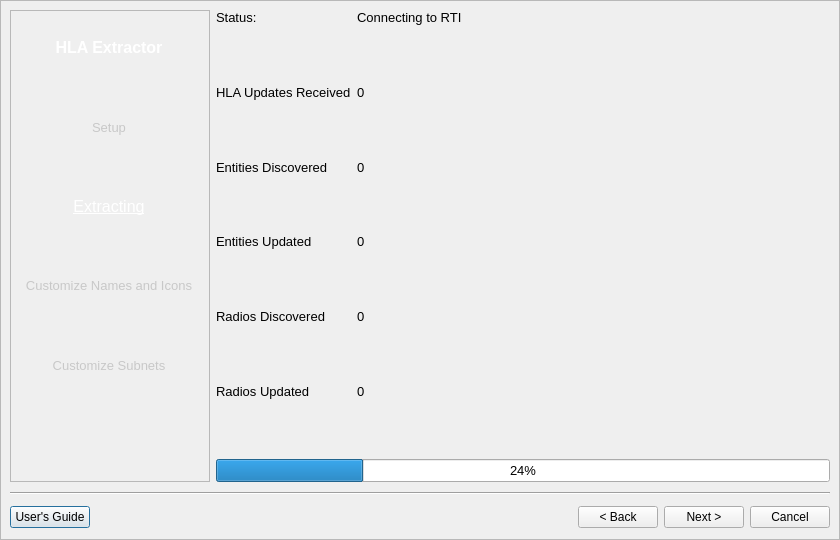
<?xml version="1.0" encoding="UTF-8"?>
<ui version="4.0">
 <class>Extract</class>
 <widget class="QDialog" name="Extract">
  <property name="geometry">
   <rect>
    <x>0</x>
    <y>0</y>
    <width>840</width>
    <height>540</height>
   </rect>
  </property>
  <property name="windowTitle">
   <string>HLA Extractor Step 2 - Extracting</string>
  </property>
  <layout class="QVBoxLayout" name="verticalLayout_2">
   <property name="margin">
    <number>0</number>
   </property>
   <item>
    <widget class="QFrame" name="WizardBase">
     <property name="sizePolicy">
      <sizepolicy hsizetype="Expanding" vsizetype="Expanding">
       <horstretch>0</horstretch>
       <verstretch>0</verstretch>
      </sizepolicy>
     </property>
     <property name="frameShape">
      <enum>QFrame::StyledPanel</enum>
     </property>
     <property name="frameShadow">
      <enum>QFrame::Sunken</enum>
     </property>
     <layout class="QVBoxLayout" name="verticalLayout_4">
      <item>
       <layout class="QHBoxLayout" name="horizontalLayout">
        <item>
         <widget class="GradientFrame" name="Frame">
          <property name="sizePolicy">
           <sizepolicy hsizetype="Fixed" vsizetype="Expanding">
            <horstretch>0</horstretch>
            <verstretch>0</verstretch>
           </sizepolicy>
          </property>
          <property name="minimumSize">
           <size>
            <width>200</width>
            <height>0</height>
           </size>
          </property>
          <property name="maximumSize">
           <size>
            <width>200</width>
            <height>16777215</height>
           </size>
          </property>
          <property name="font">
           <font>
            <pointsize>10</pointsize>
           </font>
          </property>
          <property name="windowTitle">
           <string>Frame</string>
          </property>
          <property name="frameShape">
           <enum>QFrame::StyledPanel</enum>
          </property>
          <property name="frameShadow">
           <enum>QFrame::Sunken</enum>
          </property>
          <property name="lineWidth">
           <number>0</number>
          </property>
          <layout class="QVBoxLayout" name="verticalLayout">
           <property name="margin">
            <number>0</number>
           </property>
           <item>
            <widget class="ShadowLabel" name="title">
             <property name="sizePolicy">
              <sizepolicy hsizetype="Fixed" vsizetype="Preferred">
               <horstretch>0</horstretch>
               <verstretch>0</verstretch>
              </sizepolicy>
             </property>
             <property name="minimumSize">
              <size>
               <width>196</width>
               <height>0</height>
              </size>
             </property>
             <property name="maximumSize">
              <size>
               <width>196</width>
               <height>16777215</height>
              </size>
             </property>
             <property name="palette">
              <palette>
               <active>
                <colorrole role="WindowText">
                 <brush brushstyle="SolidPattern">
                  <color alpha="255">
                   <red>255</red>
                   <green>255</green>
                   <blue>255</blue>
                  </color>
                 </brush>
                </colorrole>
               </active>
               <inactive>
                <colorrole role="WindowText">
                 <brush brushstyle="SolidPattern">
                  <color alpha="255">
                   <red>255</red>
                   <green>255</green>
                   <blue>255</blue>
                  </color>
                 </brush>
                </colorrole>
               </inactive>
               <disabled>
                <colorrole role="WindowText">
                 <brush brushstyle="SolidPattern">
                  <color alpha="255">
                   <red>106</red>
                   <green>104</green>
                   <blue>100</blue>
                  </color>
                 </brush>
                </colorrole>
               </disabled>
              </palette>
             </property>
             <property name="font">
              <font>
               <pointsize>12</pointsize>
               <weight>75</weight>
               <bold>true</bold>
              </font>
             </property>
             <property name="text">
              <string>HLA Extractor</string>
             </property>
             <property name="alignment">
              <set>Qt::AlignCenter</set>
             </property>
            </widget>
           </item>
           <item>
            <widget class="ShadowLabel" name="step1">
             <property name="sizePolicy">
              <sizepolicy hsizetype="Fixed" vsizetype="Preferred">
               <horstretch>0</horstretch>
               <verstretch>0</verstretch>
              </sizepolicy>
             </property>
             <property name="minimumSize">
              <size>
               <width>196</width>
               <height>0</height>
              </size>
             </property>
             <property name="maximumSize">
              <size>
               <width>196</width>
               <height>16777215</height>
              </size>
             </property>
             <property name="palette">
              <palette>
               <active>
                <colorrole role="WindowText">
                 <brush brushstyle="SolidPattern">
                  <color alpha="255">
                   <red>200</red>
                   <green>200</green>
                   <blue>200</blue>
                  </color>
                 </brush>
                </colorrole>
               </active>
               <inactive>
                <colorrole role="WindowText">
                 <brush brushstyle="SolidPattern">
                  <color alpha="255">
                   <red>200</red>
                   <green>200</green>
                   <blue>200</blue>
                  </color>
                 </brush>
                </colorrole>
               </inactive>
               <disabled>
                <colorrole role="WindowText">
                 <brush brushstyle="SolidPattern">
                  <color alpha="255">
                   <red>106</red>
                   <green>104</green>
                   <blue>100</blue>
                  </color>
                 </brush>
                </colorrole>
               </disabled>
              </palette>
             </property>
             <property name="text">
              <string>Setup</string>
             </property>
             <property name="alignment">
              <set>Qt::AlignCenter</set>
             </property>
             <property name="wordWrap">
              <bool>true</bool>
             </property>
            </widget>
           </item>
           <item>
            <widget class="ShadowLabel" name="step2">
             <property name="sizePolicy">
              <sizepolicy hsizetype="Fixed" vsizetype="Preferred">
               <horstretch>0</horstretch>
               <verstretch>0</verstretch>
              </sizepolicy>
             </property>
             <property name="minimumSize">
              <size>
               <width>196</width>
               <height>0</height>
              </size>
             </property>
             <property name="maximumSize">
              <size>
               <width>196</width>
               <height>16777215</height>
              </size>
             </property>
             <property name="palette">
              <palette>
               <active>
                <colorrole role="WindowText">
                 <brush brushstyle="SolidPattern">
                  <color alpha="255">
                   <red>255</red>
                   <green>255</green>
                   <blue>255</blue>
                  </color>
                 </brush>
                </colorrole>
               </active>
               <inactive>
                <colorrole role="WindowText">
                 <brush brushstyle="SolidPattern">
                  <color alpha="255">
                   <red>255</red>
                   <green>255</green>
                   <blue>255</blue>
                  </color>
                 </brush>
                </colorrole>
               </inactive>
               <disabled>
                <colorrole role="WindowText">
                 <brush brushstyle="SolidPattern">
                  <color alpha="255">
                   <red>106</red>
                   <green>104</green>
                   <blue>100</blue>
                  </color>
                 </brush>
                </colorrole>
               </disabled>
              </palette>
             </property>
             <property name="font">
              <font>
               <pointsize>12</pointsize>
               <underline>true</underline>
              </font>
             </property>
             <property name="frameShape">
              <enum>QFrame::NoFrame</enum>
             </property>
             <property name="frameShadow">
              <enum>QFrame::Plain</enum>
             </property>
             <property name="text">
              <string>Extracting</string>
             </property>
             <property name="alignment">
              <set>Qt::AlignCenter</set>
             </property>
             <property name="wordWrap">
              <bool>true</bool>
             </property>
            </widget>
           </item>
           <item>
            <widget class="ShadowLabel" name="step3">
             <property name="sizePolicy">
              <sizepolicy hsizetype="Fixed" vsizetype="Preferred">
               <horstretch>0</horstretch>
               <verstretch>0</verstretch>
              </sizepolicy>
             </property>
             <property name="minimumSize">
              <size>
               <width>196</width>
               <height>0</height>
              </size>
             </property>
             <property name="maximumSize">
              <size>
               <width>196</width>
               <height>16777215</height>
              </size>
             </property>
             <property name="palette">
              <palette>
               <active>
                <colorrole role="WindowText">
                 <brush brushstyle="SolidPattern">
                  <color alpha="255">
                   <red>200</red>
                   <green>200</green>
                   <blue>200</blue>
                  </color>
                 </brush>
                </colorrole>
               </active>
               <inactive>
                <colorrole role="WindowText">
                 <brush brushstyle="SolidPattern">
                  <color alpha="255">
                   <red>200</red>
                   <green>200</green>
                   <blue>200</blue>
                  </color>
                 </brush>
                </colorrole>
               </inactive>
               <disabled>
                <colorrole role="WindowText">
                 <brush brushstyle="SolidPattern">
                  <color alpha="255">
                   <red>106</red>
                   <green>104</green>
                   <blue>100</blue>
                  </color>
                 </brush>
                </colorrole>
               </disabled>
              </palette>
             </property>
             <property name="text">
              <string>Customize Names and Icons</string>
             </property>
             <property name="alignment">
              <set>Qt::AlignCenter</set>
             </property>
             <property name="wordWrap">
              <bool>true</bool>
             </property>
            </widget>
           </item>
           <item>
            <widget class="ShadowLabel" name="step4">
             <property name="sizePolicy">
              <sizepolicy hsizetype="Fixed" vsizetype="Preferred">
               <horstretch>0</horstretch>
               <verstretch>0</verstretch>
              </sizepolicy>
             </property>
             <property name="minimumSize">
              <size>
               <width>196</width>
               <height>0</height>
              </size>
             </property>
             <property name="maximumSize">
              <size>
               <width>196</width>
               <height>16777215</height>
              </size>
             </property>
             <property name="palette">
              <palette>
               <active>
                <colorrole role="WindowText">
                 <brush brushstyle="SolidPattern">
                  <color alpha="255">
                   <red>200</red>
                   <green>200</green>
                   <blue>200</blue>
                  </color>
                 </brush>
                </colorrole>
               </active>
               <inactive>
                <colorrole role="WindowText">
                 <brush brushstyle="SolidPattern">
                  <color alpha="255">
                   <red>200</red>
                   <green>200</green>
                   <blue>200</blue>
                  </color>
                 </brush>
                </colorrole>
               </inactive>
               <disabled>
                <colorrole role="WindowText">
                 <brush brushstyle="SolidPattern">
                  <color alpha="255">
                   <red>106</red>
                   <green>104</green>
                   <blue>100</blue>
                  </color>
                 </brush>
                </colorrole>
               </disabled>
              </palette>
             </property>
             <property name="text">
              <string>Customize Subnets</string>
             </property>
             <property name="alignment">
              <set>Qt::AlignCenter</set>
             </property>
             <property name="wordWrap">
              <bool>true</bool>
             </property>
            </widget>
           </item>
           <item>
            <widget class="QLabel" name="logo">
             <property name="sizePolicy">
              <sizepolicy hsizetype="Fixed" vsizetype="Preferred">
               <horstretch>0</horstretch>
               <verstretch>0</verstretch>
              </sizepolicy>
             </property>
             <property name="minimumSize">
              <size>
               <width>200</width>
               <height>0</height>
              </size>
             </property>
             <property name="maximumSize">
              <size>
               <width>200</width>
               <height>16777215</height>
              </size>
             </property>
             <property name="text">
              <string/>
             </property>
             <property name="pixmap">
              <pixmap resource="Extractor.qrc">:/background.png</pixmap>
             </property>
            </widget>
           </item>
          </layout>
         </widget>
        </item>
        <item>
         <layout class="QVBoxLayout" name="verticalLayout_3">
          <item>
           <layout class="QGridLayout" name="gridLayout">
            <item row="0" column="1">
             <widget class="QLabel" name="status">
              <property name="font">
               <font>
                <pointsize>10</pointsize>
                <weight>50</weight>
                <bold>false</bold>
               </font>
              </property>
              <property name="text">
               <string>Connecting to RTI</string>
              </property>
              <property name="alignment">
               <set>Qt::AlignLeading|Qt::AlignLeft|Qt::AlignTop</set>
              </property>
              <property name="wordWrap">
               <bool>true</bool>
              </property>
             </widget>
            </item>
            <item row="1" column="1">
             <widget class="QLabel" name="updatesReceived">
              <property name="font">
               <font>
                <pointsize>10</pointsize>
               </font>
              </property>
              <property name="text">
               <string>0</string>
              </property>
              <property name="alignment">
               <set>Qt::AlignLeading|Qt::AlignLeft|Qt::AlignTop</set>
              </property>
             </widget>
            </item>
            <item row="2" column="1">
             <widget class="QLabel" name="entitiesDiscovered">
              <property name="font">
               <font>
                <pointsize>10</pointsize>
               </font>
              </property>
              <property name="text">
               <string>0</string>
              </property>
              <property name="alignment">
               <set>Qt::AlignLeading|Qt::AlignLeft|Qt::AlignTop</set>
              </property>
             </widget>
            </item>
            <item row="3" column="1">
             <widget class="QLabel" name="entitiesUpdated">
              <property name="font">
               <font>
                <pointsize>10</pointsize>
               </font>
              </property>
              <property name="text">
               <string>0</string>
              </property>
              <property name="alignment">
               <set>Qt::AlignLeading|Qt::AlignLeft|Qt::AlignTop</set>
              </property>
             </widget>
            </item>
            <item row="4" column="1">
             <widget class="QLabel" name="radiosDiscovered">
              <property name="font">
               <font>
                <pointsize>10</pointsize>
               </font>
              </property>
              <property name="text">
               <string>0</string>
              </property>
              <property name="alignment">
               <set>Qt::AlignLeading|Qt::AlignLeft|Qt::AlignTop</set>
              </property>
             </widget>
            </item>
            <item row="5" column="1">
             <widget class="QLabel" name="radiosUpdated">
              <property name="font">
               <font>
                <pointsize>10</pointsize>
               </font>
              </property>
              <property name="text">
               <string>0</string>
              </property>
              <property name="alignment">
               <set>Qt::AlignLeading|Qt::AlignLeft|Qt::AlignTop</set>
              </property>
             </widget>
            </item>
            <item row="0" column="0">
             <widget class="QLabel" name="label">
              <property name="sizePolicy">
               <sizepolicy hsizetype="Maximum" vsizetype="Preferred">
                <horstretch>0</horstretch>
                <verstretch>0</verstretch>
               </sizepolicy>
              </property>
              <property name="font">
               <font>
                <pointsize>10</pointsize>
               </font>
              </property>
              <property name="text">
               <string>Status:</string>
              </property>
              <property name="alignment">
               <set>Qt::AlignLeading|Qt::AlignLeft|Qt::AlignTop</set>
              </property>
             </widget>
            </item>
            <item row="1" column="0">
             <widget class="QLabel" name="label_2">
              <property name="sizePolicy">
               <sizepolicy hsizetype="Maximum" vsizetype="Preferred">
                <horstretch>0</horstretch>
                <verstretch>0</verstretch>
               </sizepolicy>
              </property>
              <property name="font">
               <font>
                <pointsize>10</pointsize>
               </font>
              </property>
              <property name="text">
               <string>HLA Updates Received</string>
              </property>
              <property name="alignment">
               <set>Qt::AlignLeading|Qt::AlignLeft|Qt::AlignTop</set>
              </property>
             </widget>
            </item>
            <item row="2" column="0">
             <widget class="QLabel" name="label_3">
              <property name="sizePolicy">
               <sizepolicy hsizetype="Maximum" vsizetype="Preferred">
                <horstretch>0</horstretch>
                <verstretch>0</verstretch>
               </sizepolicy>
              </property>
              <property name="font">
               <font>
                <pointsize>10</pointsize>
               </font>
              </property>
              <property name="text">
               <string>Entities Discovered</string>
              </property>
              <property name="alignment">
               <set>Qt::AlignLeading|Qt::AlignLeft|Qt::AlignTop</set>
              </property>
             </widget>
            </item>
            <item row="3" column="0">
             <widget class="QLabel" name="label_4">
              <property name="sizePolicy">
               <sizepolicy hsizetype="Maximum" vsizetype="Preferred">
                <horstretch>0</horstretch>
                <verstretch>0</verstretch>
               </sizepolicy>
              </property>
              <property name="font">
               <font>
                <pointsize>10</pointsize>
               </font>
              </property>
              <property name="text">
               <string>Entities Updated	</string>
              </property>
              <property name="alignment">
               <set>Qt::AlignLeading|Qt::AlignLeft|Qt::AlignTop</set>
              </property>
             </widget>
            </item>
            <item row="4" column="0">
             <widget class="QLabel" name="label_5">
              <property name="sizePolicy">
               <sizepolicy hsizetype="Maximum" vsizetype="Preferred">
                <horstretch>0</horstretch>
                <verstretch>0</verstretch>
               </sizepolicy>
              </property>
              <property name="font">
               <font>
                <pointsize>10</pointsize>
               </font>
              </property>
              <property name="text">
               <string>Radios Discovered</string>
              </property>
              <property name="alignment">
               <set>Qt::AlignLeading|Qt::AlignLeft|Qt::AlignTop</set>
              </property>
             </widget>
            </item>
            <item row="5" column="0">
             <widget class="QLabel" name="label_6">
              <property name="sizePolicy">
               <sizepolicy hsizetype="Maximum" vsizetype="Preferred">
                <horstretch>0</horstretch>
                <verstretch>0</verstretch>
               </sizepolicy>
              </property>
              <property name="font">
               <font>
                <pointsize>10</pointsize>
               </font>
              </property>
              <property name="text">
               <string>Radios Updated</string>
              </property>
              <property name="alignment">
               <set>Qt::AlignLeading|Qt::AlignLeft|Qt::AlignTop</set>
              </property>
             </widget>
            </item>
           </layout>
          </item>
          <item>
           <widget class="QProgressBar" name="progressBar">
            <property name="font">
             <font>
              <pointsize>10</pointsize>
             </font>
            </property>
            <property name="value">
             <number>24</number>
            </property>
            <property name="invertedAppearance">
             <bool>false</bool>
            </property>
           </widget>
          </item>
         </layout>
        </item>
       </layout>
      </item>
      <item>
       <widget class="Line" name="line">
        <property name="sizePolicy">
         <sizepolicy hsizetype="Expanding" vsizetype="Fixed">
          <horstretch>0</horstretch>
          <verstretch>0</verstretch>
         </sizepolicy>
        </property>
        <property name="minimumSize">
         <size>
          <width>10</width>
          <height>10</height>
         </size>
        </property>
        <property name="orientation">
         <enum>Qt::Horizontal</enum>
        </property>
       </widget>
      </item>
      <item>
       <layout class="QHBoxLayout">
        <item>
         <widget class="QPushButton" name="UsersGuide">
          <property name="toolTip">
           <string>&lt;html&gt;&lt;head&gt;&lt;meta name=&quot;qrichtext&quot; content=&quot;1&quot; /&gt;&lt;style type=&quot;text/css&quot;&gt;
p, li { white-space: pre-wrap; }
&lt;/style&gt;&lt;/head&gt;&lt;body style=&quot; font-family:'MS Shell Dlg 2'; font-size:8.25pt; font-weight:400; font-style:normal;&quot;&gt;
&lt;p style=&quot; margin-top:0px; margin-bottom:0px; margin-left:0px; margin-right:0px; -qt-block-indent:0; text-indent:0px;&quot;&gt;Open the HLA Extractor User's Guide.&lt;/p&gt;&lt;/body&gt;&lt;/html&gt;</string>
          </property>
          <property name="text">
           <string>User's Guide</string>
          </property>
         </widget>
        </item>
        <item>
         <spacer>
          <property name="orientation">
           <enum>Qt::Horizontal</enum>
          </property>
          <property name="sizeHint" stdset="0">
           <size>
            <width>331</width>
            <height>26</height>
           </size>
          </property>
         </spacer>
        </item>
        <item>
         <widget class="QPushButton" name="Back">
          <property name="toolTip">
           <string>&lt;html&gt;&lt;head&gt;&lt;meta name=&quot;qrichtext&quot; content=&quot;1&quot; /&gt;&lt;style type=&quot;text/css&quot;&gt;
p, li { white-space: pre-wrap; }
&lt;/style&gt;&lt;/head&gt;&lt;body style=&quot; font-family:'MS Shell Dlg 2'; font-size:8.25pt; font-weight:400; font-style:normal;&quot;&gt;
&lt;p style=&quot; margin-top:0px; margin-bottom:0px; margin-left:0px; margin-right:0px; -qt-block-indent:0; text-indent:0px;&quot;&gt;Press Back to return to the Setup screen.&lt;/p&gt;&lt;/body&gt;&lt;/html&gt;</string>
          </property>
          <property name="text">
           <string>&lt; Back</string>
          </property>
         </widget>
        </item>
        <item>
         <widget class="QPushButton" name="Next">
          <property name="toolTip">
           <string>&lt;html&gt;&lt;head&gt;&lt;meta name=&quot;qrichtext&quot; content=&quot;1&quot; /&gt;&lt;style type=&quot;text/css&quot;&gt;
p, li { white-space: pre-wrap; }
&lt;/style&gt;&lt;/head&gt;&lt;body style=&quot; font-family:'MS Shell Dlg 2'; font-size:8.25pt; font-weight:400; font-style:normal;&quot;&gt;
&lt;p style=&quot; margin-top:0px; margin-bottom:0px; margin-left:0px; margin-right:0px; -qt-block-indent:0; text-indent:0px; font-size:8pt;&quot;&gt;Press Next to stop extraction and customize scenario.&lt;/p&gt;&lt;/body&gt;&lt;/html&gt;</string>
          </property>
          <property name="text">
           <string>Next &gt;</string>
          </property>
         </widget>
        </item>
        <item>
         <widget class="QPushButton" name="Cancel">
          <property name="toolTip">
           <string>&lt;html&gt;&lt;head&gt;&lt;meta name=&quot;qrichtext&quot; content=&quot;1&quot; /&gt;&lt;style type=&quot;text/css&quot;&gt;
p, li { white-space: pre-wrap; }
&lt;/style&gt;&lt;/head&gt;&lt;body style=&quot; font-family:'MS Shell Dlg 2'; font-size:8.25pt; font-weight:400; font-style:normal;&quot;&gt;
&lt;p style=&quot; margin-top:0px; margin-bottom:0px; margin-left:0px; margin-right:0px; -qt-block-indent:0; text-indent:0px;&quot;&gt;Press Cancel to exit the HLA Extractor.&lt;/p&gt;&lt;/body&gt;&lt;/html&gt;</string>
          </property>
          <property name="text">
           <string>Cancel</string>
          </property>
         </widget>
        </item>
       </layout>
      </item>
     </layout>
    </widget>
   </item>
  </layout>
 </widget>
 <customwidgets>
  <customwidget>
   <class>GradientFrame</class>
   <extends>QFrame</extends>
   <header>GradientFrame.h</header>
   <container>1</container>
  </customwidget>
  <customwidget>
   <class>ShadowLabel</class>
   <extends>QLabel</extends>
   <header>GradientFrame.h</header>
  </customwidget>
 </customwidgets>
 <resources>
  <include location="Extractor.qrc"/>
 </resources>
 <connections/>
</ui>
